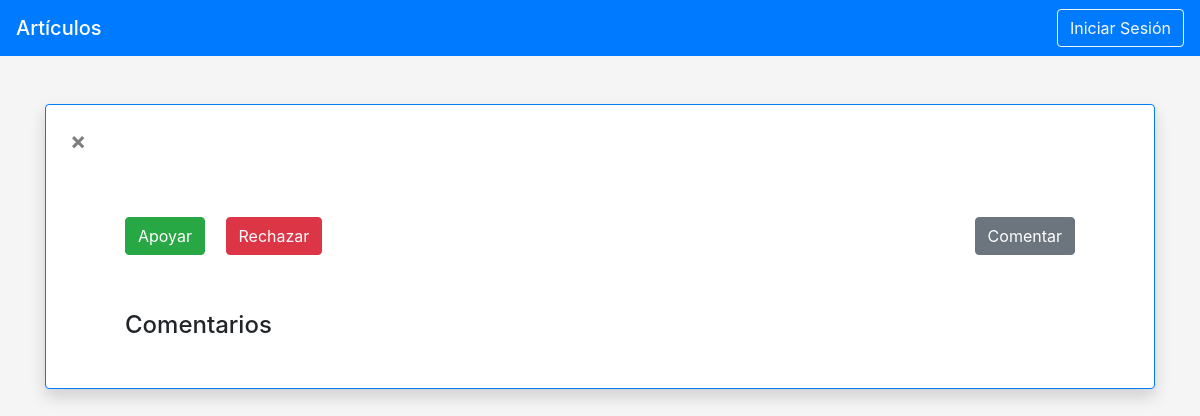
The page /articulos/3/ on the database as committed earlier.
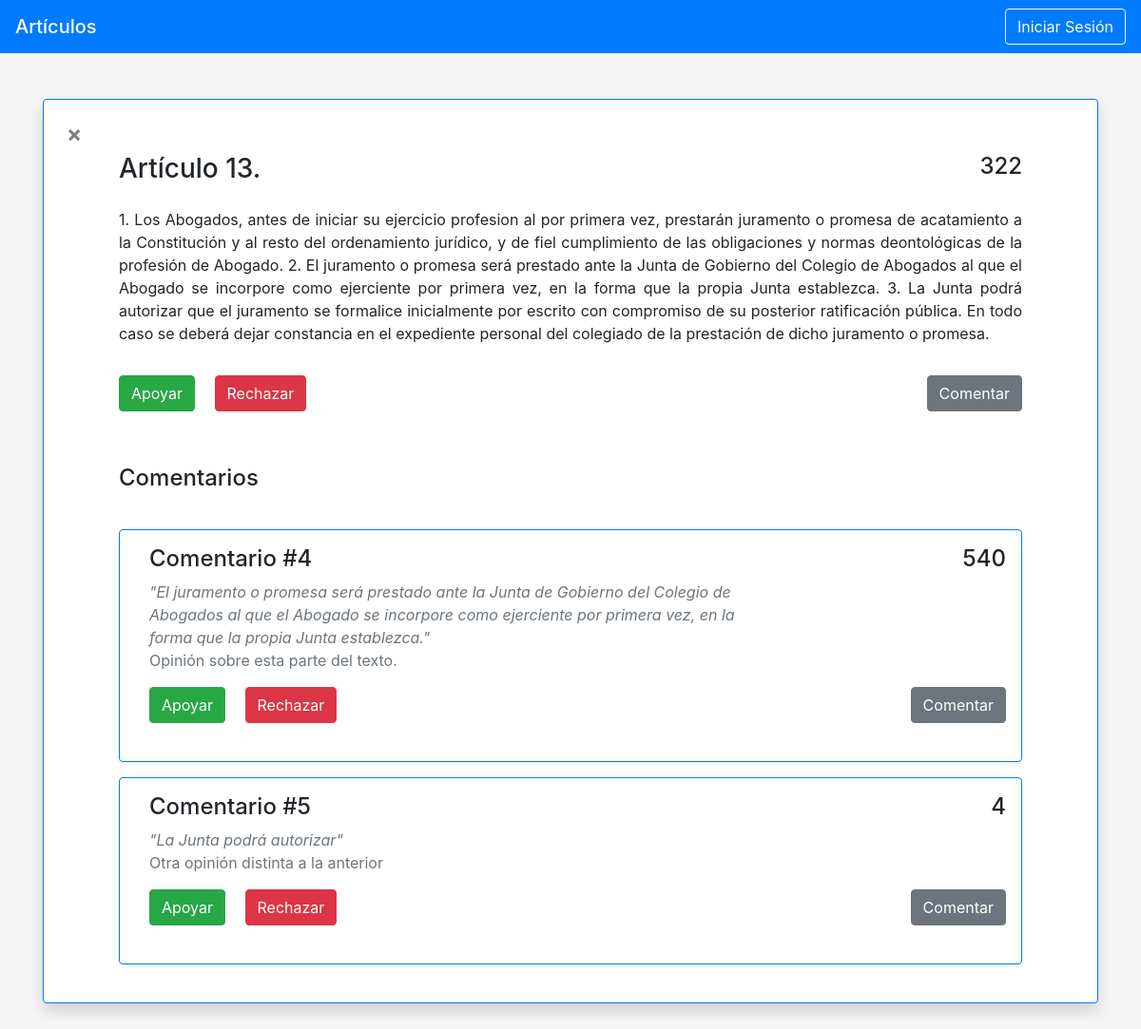
The same page on the database as committed later.
### articulos/models.py (models this page shows)
class Articulo(models.Model):
    tipo = models.IntegerField(default=1) #1 = oficial 2 = sugerencia 2 = aceptado 3 = rechazado
    nombre = models.CharField(max_length=50)
    descripcion = models.CharField(max_length=500)
    articulo = models.CharField(max_length=5000)
    votos = models.IntegerField(default=0)
    idArticulo = models.IntegerField(default=0)

class Comentario(models.Model):
    idArticulo = models.IntegerField(default=0)
    idComentario = models.IntegerField(default=0)
    idComentarioPadre = models.IntegerField(default=0)
    cita = models.CharField(max_length=5000)
    texto = models.CharField(max_length=5000)
    votos = models.IntegerField(default=0)

### articulos/views.py (the view)
# urls.py: path('<int:articulo_id>/', views.articulo, name='articulo')
def articulo(request, articulo_id):
    articulo = Articulo.objects.order_by('-votos').filter(idArticulo = articulo_id)
    comentarios = Comentario.objects.order_by('-votos').filter(idArticulo = articulo_id)
    comentariosPadre = comentarios.filter(idComentarioPadre = 0)
    context = {'articulo': articulo, 'comentarios': comentarios, 'comentariosPadre': comentariosPadre}
    return render(request, 'articulos/articulo.html', context)

### articulos/templates/articulos/articulo.html (shortened to what the changed rows need)
<!doctype html>
<html lang="en">
<head>
    <link rel="stylesheet" href="https://stackpath.bootstrapcdn.com/bootstrap/4.3.1/css/bootstrap.min.css"
>
</head>
<body>
    <main role="main" class="container">
        <div class="border border-primary my-5 bg-white rounded shadow ">
            <div class="mx-5 my-4 pt-3 px-3 rounded ">
                <div class="container">
                    <div class="row py-3">
                        <div class="col-8">
                            <p class="h3"> {{articulo.0.nombre}}</p>
                        </div>
                        <div class="col float-right">
                            {%if articulo.0.tipo == 3 %}
                            <p class="h4 text-right py-3"> Aceptada</p>
                            {%elif articulo.0.tipo == 4 %}
                            <p class="h4 text-right py-3"> Rechazada</p>
                            {%else%}
                            <p class="h4 text-right " id="art{{articulo.0.idArticulo}}">{{articulo.0.votos}}
                            </p>
                            {%endif%}
                        </div>
                    </div>
                    <div class="row">
                        <div class="col">
                            <p class="text-justify"> {{articulo.0.articulo}}
                            </p>
                        </div>
                    </div>
                    <div class="row ">
                        <div class="col">
                            {% for com in comentariosPadre%}
                            <div class="border border-primary my-3 pt-3 px-3 rounded shadow-sm">
                                <div class="container">
                                    <div class="row">
                                        <div class="col-9">
                                            <p class="h4"> Comentario #{{com.idComentario}}</p>
                                            <p class="text-muted m-0"><em>"{{com.cita}}"</em></p>
                                            <p class="text-muted "> {{com.texto}}</p>
                                        </div>
                                        <div class="col">
                                            <div class="row float-right">
                                                <p class="h4 text-right" id='com{{com.idComentario}}'>{{com.votos}}</p>
                                            </div>
                                        </div>
                                    </div>
                                    <div class="row mb-3">
                                        <div class="col-8">
                                            <button type="button" id="Acom{{com.idComentario}}"
                                                onclick="apoyar('com{{com.idComentario}}')"
                                                class="btn btn-success  mr-2">Apoyar</button>
                                            <button type="button" id="Rcom{{com.idComentario}}"
                                                onclick="rechazar('com{{com.idComentario}}')"
                                                class="btn btn-danger  mx-2">Rechazar</button>
                                        </div>
                                        <div class="col">
                                            <div class="row float-right">
                                                    <a class="btn btn-secondary float-right" data-toggle="collapse" href="#collapseComentar{{com.idComentario}}"
                                                    role="button" aria-expanded="false" aria-controls="collapseComentar">
                                                    Comentar
                                                </a>
                                            </div>
                                        </div>
                                    </div>
                                </div>
                            </div>
                            {% endfor %}
                        </div>
                    </div>
                </div>
            </div>
        </div>
    </main>
</body>
</html>

Rows that differ between the two databases and show on the page:
added Articulo: nombre "Artículo 13.", votos "322", articulo "1. Los Abogados, antes de iniciar su ejercicio profesion al por primera vez, prestarán juramento o promesa de acatamiento a la Constitución y al resto del ordenamiento jurídico, y de fiel cumplimiento de las obligaciones y normas deontológicas de la profesión de Abogado. 2. El juramento o promesa será prestado ante la Junta de Gobierno del Colegio de Abogados al que el Abogado se incorpore como ejerciente por primera vez, en la forma que la propia Junta establezca. 3. La Junta podrá autorizar que el juramento se formalice inicialmente por escrito con compromiso de su posterior ratificación pública. En todo caso se deberá dejar constancia en el expediente personal del colegiado de la…"
added Comentario: idComentario "4", cita "El juramento o promesa será prestado ante la Junta de Gobierno del Colegio de Abogados al que el Abogado se incorpore como ejerciente por primera vez, en la forma que la propia Junta establezca.", texto "Opinión sobre esta parte del texto.", votos "540"
added Comentario: idComentario "5", cita "La Junta podrá autorizar", texto "Otra opinión distinta a la anterior", votos "4"
